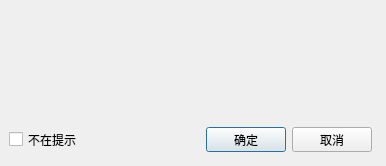
<?xml version="1.0" encoding="UTF-8"?>
<ui version="4.0">
 <class>QMessageDlg</class>
 <widget class="QDialog" name="QMessageDlg">
  <property name="geometry">
   <rect>
    <x>0</x>
    <y>0</y>
    <width>386</width>
    <height>166</height>
   </rect>
  </property>
  <property name="windowTitle">
   <string>Dialog</string>
  </property>
  <widget class="QWidget" name="mainWidget" native="true">
   <property name="geometry">
    <rect>
     <x>0</x>
     <y>0</y>
     <width>381</width>
     <height>161</height>
    </rect>
   </property>
   <layout class="QGridLayout" name="gridLayout_2">
    <property name="leftMargin">
     <number>9</number>
    </property>
    <property name="topMargin">
     <number>9</number>
    </property>
    <property name="rightMargin">
     <number>9</number>
    </property>
    <property name="bottomMargin">
     <number>9</number>
    </property>
    <property name="spacing">
     <number>6</number>
    </property>
    <item row="0" column="0">
     <layout class="QVBoxLayout" name="verticalLayout">
      <item>
       <widget class="QLabel" name="messageLabel">
        <property name="sizePolicy">
         <sizepolicy hsizetype="Preferred" vsizetype="Expanding">
          <horstretch>0</horstretch>
          <verstretch>0</verstretch>
         </sizepolicy>
        </property>
        <property name="text">
         <string/>
        </property>
       </widget>
      </item>
      <item>
       <layout class="QHBoxLayout" name="horizontalLayout">
        <item>
         <widget class="QCheckBox" name="checkBox">
          <property name="minimumSize">
           <size>
            <width>0</width>
            <height>25</height>
           </size>
          </property>
          <property name="maximumSize">
           <size>
            <width>16777215</width>
            <height>25</height>
           </size>
          </property>
          <property name="text">
           <string>不在提示</string>
          </property>
         </widget>
        </item>
        <item>
         <widget class="QPushButton" name="confirmBtn">
          <property name="minimumSize">
           <size>
            <width>80</width>
            <height>25</height>
           </size>
          </property>
          <property name="maximumSize">
           <size>
            <width>80</width>
            <height>25</height>
           </size>
          </property>
          <property name="text">
           <string>确定</string>
          </property>
         </widget>
        </item>
        <item>
         <widget class="QPushButton" name="cancelBtn">
          <property name="minimumSize">
           <size>
            <width>80</width>
            <height>25</height>
           </size>
          </property>
          <property name="maximumSize">
           <size>
            <width>80</width>
            <height>25</height>
           </size>
          </property>
          <property name="text">
           <string>取消</string>
          </property>
         </widget>
        </item>
       </layout>
      </item>
     </layout>
    </item>
   </layout>
  </widget>
 </widget>
 <resources/>
 <connections/>
</ui>
